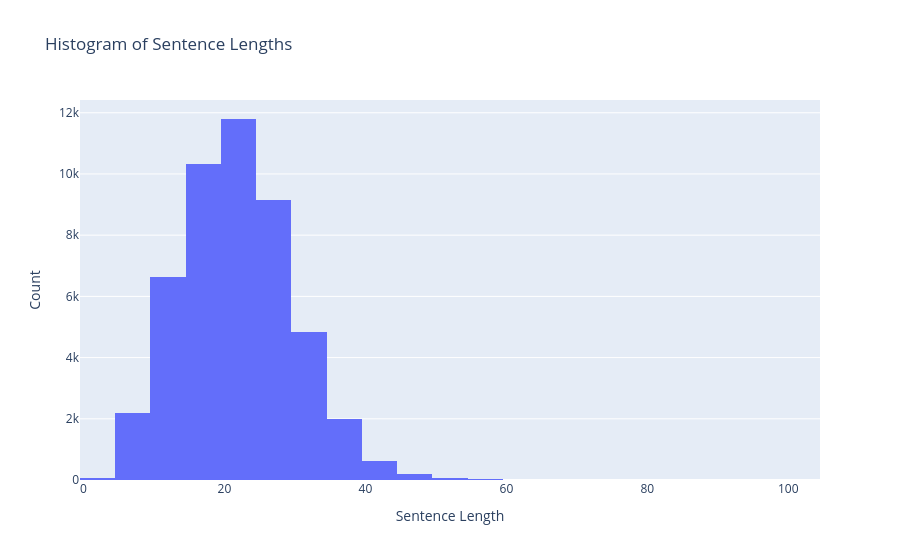

Notebook cell for this chart:
### Code cell
import plotly.graph_objects as go

# Note the corrected variable name here
lengths = [len(s) for s in sentances]

fig = go.Figure(data=[go.Histogram(x=lengths, nbinsx=50)])
fig.update_layout(title='Histogram of Sentence Lengths', xaxis_title='Sentence Length', yaxis_title='Count')
fig.show()

### Figure 1 — Plotly figure (JSON) as saved in the notebook; plotly's stock layout.template omitted (floating-point values rounded to 4 significant figures; data arrays with more than 128 entries replaced by an {"elided": "..."} marker saying what was removed)
{"data": [{"nbinsx": 50, "type": "histogram", "x": {"elided": "47959 int values"}}], "layout": {"title": {"text": "Histogram of Sentence Lengths"}, "xaxis": {"title": {"text": "Sentence Length"}}, "yaxis": {"title": {"text": "Count"}}}}
